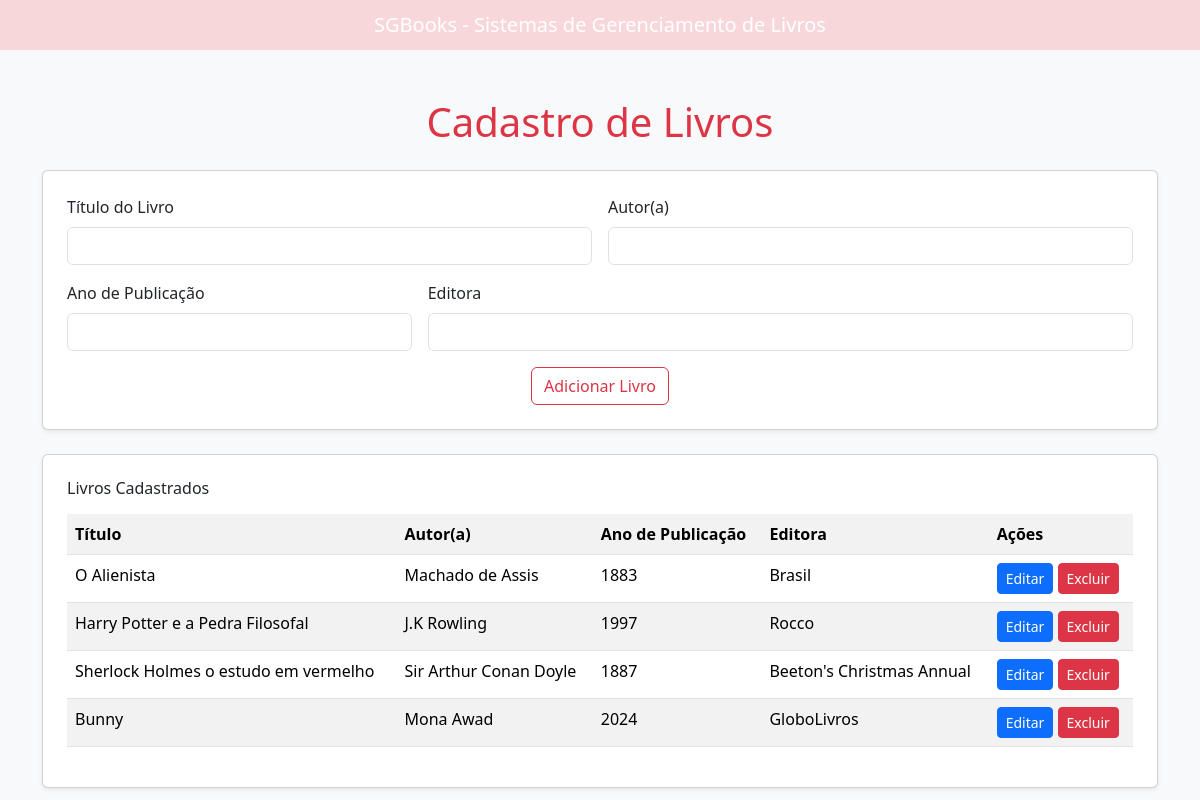
Screenshot of /livros/ with the database file from the repository.
### sgb_livros/models.py (models this page shows, shortened)
class Livro(models.Model): #models.model indica que a classe Livro é um modelo do Django é padrão
    titulo = models.CharField(max_length=200) #CharField é um campo de texto com tamanho máximo definido
    autor = models.CharField(max_length=150)
    ano_publicacao = models.PositiveIntegerField()
    editora = models.CharField(max_length=100, blank=True, null=True) #blank e null permitem que o campo seja opcional

### sgb_livros/views.py (the view, shortened to what this page needs)
# urls.py: path('', views.cadastro_livro, name='cadastro_livro'),
def cadastro_livro(request):
    livros = Livro.objects.all()  # Recupera todos os livros do banco de dados
    return render(request, 'livros.html', {'livros': livros})

### sgb_livros/templates/livros.html (shortened to what this page needs)
<!DOCTYPE html>
<html lang="pt-br">
  <head>
    <link href="https://cdn.jsdelivr.net/npm/bootstrap@5.3.8/dist/css/bootstrap.min.css" rel="stylesheet">
  </head>
   <body class="bg-light">
    <header>
      <nav class="navbar navbar-expand-lg navbar-dark bg-danger-subtle">
        <div class="container-fluid justify-content-center">
          <span class="navbar-brand mb-0 h1 mx-3 text-gray"> SGBooks - Sistemas de Gerenciamento de Livros </span>
        </div>
      </nav>
    </header>
    <div class="container mt-5">
      <h1 class="mb-4 text-center text-danger">Cadastro de Livros</h1>
      <div class="card p-4 mb-4 shadow-sm">
          <form action="" method="POST">
            <div class="row g-3">
              <div class="col-md-6">
                <label class="form-label">Título do Livro</label>
                <input type="text" name="titulo" class="form-control" value="{{ titulo_editar.titulo|default:'' }}" required>
              </div>
              <div class="col-md-6">
                <label class="form-label">Autor(a)</label>
                <input type="text" name="autor" class="form-control" value="{{ livro_editar.autor|default:'' }}" required>
              </div>
              <div class="col-md-4">
                <label class="form-label">Ano de Publicação</label>
                <input type="number" name="ano_publicacao" class="form-control" value="{{ livro_editar.ano_publicacao|default:'' }}" required>
              </div>
              <div class="col-md-8">
                <label for="editora" class="form-label">Editora</label>
                <input type="text" name="editora" class="form-control" value="{{ livro_editar.editora|default:'' }}">
              </div>
            </div>
            <div class="mt-3 text-center">
              <button type="submit" class="btn btn-outline-danger">{% if livro_editar %}Salvar Livro{% else %}Adicionar Livro{% endif %}</button>
            </div>
          </form>
        </div>
        <div class="card p-4 shadow-sm">
          <h6 class="mb-3">Livros Cadastrados</h6>
          <table class="table table-striped table-hover">
            <tr>
              <th>Título</th>
              <th>Autor(a)</th>
              <th>Ano de Publicação</th>
              <th>Editora</th>
              <th>Ações</th>
            </tr>
            {% for livro in livros %}
              <tr>
                <td>{{ livro.titulo }}</td>
                <td>{{ livro.autor }}</td>
                <td>{{ livro.ano_publicacao }}</td>
                <td>{{ livro.editora }}</td>
                <td>
                   <a href="{% url 'edita_livro' livro.id %}" class="btn btn-sm btn-primary">Editar</a>
                   <a href="{% url 'exclui_livro' livro.id %}" class="btn btn-sm btn-danger" onclick="return confirm('Deseja excluir esse livro?')">Excluir</a>
                </td>
              </tr>
            {% empty %}
            </table>
            <tr>
              <td colspan="5" class="text-center">Nenhum livro cadastrado.</td>
            </tr>
            {% endfor %}
        </div>
    </div>
  </body>
</html>

### rows the page displays
Livro: titulo "O Alienista", autor "Machado de Assis", ano_publicacao "1883", editora "Brasil"
Livro: titulo "Harry Potter e a Pedra Filosofal", autor "J.K Rowling", ano_publicacao "1997", editora "Rocco"
Livro: titulo "Sherlock Holmes o estudo em vermelho", autor "Sir Arthur Conan Doyle", ano_publicacao "1887", editora "Beeton's Christmas Annual"
Livro: titulo "Bunny", autor "Mona Awad", ano_publicacao "2024", editora "GloboLivros"
